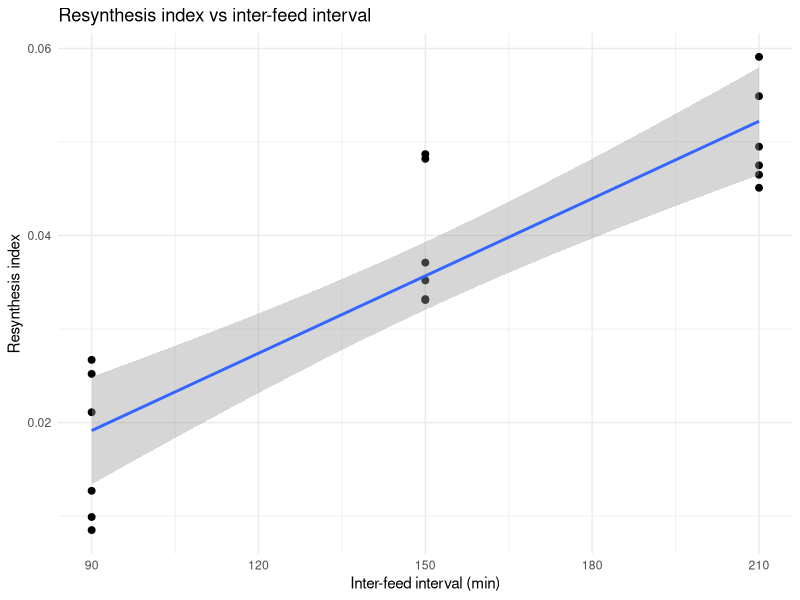

The R source for this figure:
# ============================================================
# Refeed-timing study: resynthesis index analysis
# One pre-refeed MPS value + one post-refeed MPS value per subject
# Groups defined by inter-feed interval (IFI): 90, 150, 210 min
# ============================================================

library(dplyr)
library(ggplot2)

# ============================================================
# 1. AUC HELPER FUNCTIONS (trapezoidal rule, self-contained)
# same logic as calculate_auc.R - included here so this script
# runs on its own
# ============================================================

trap_auc <- function(t1, t2, c1, c2) (c1 + c2) / 2 * (t2 - t1)

window_auc <- function(time, conc, t_start, t_end, baseline = NULL) {
  keep <- time >= t_start & time <= t_end
  t <- time[keep]; c <- conc[keep]
  ord <- order(t); t <- t[ord]; c <- c[ord]
  
  if (length(t) == 0 || min(t) > t_start) {
    c_start <- approx(time, conc, xout = t_start)$y
    t <- c(t_start, t); c <- c(c_start, c)
  }
  if (max(t) < t_end) {
    c_end <- approx(time, conc, xout = t_end)$y
    t <- c(t, t_end); c <- c(c, c_end)
  }
  
  total_auc <- sum(sapply(seq_len(length(t) - 1), function(i)
    trap_auc(t[i], t[i + 1], c[i], c[i + 1])))
  
  if (!is.null(baseline)) {
    iauc <- total_auc - baseline * (t_end - t_start)
    return(c(total_auc = total_auc, iauc = iauc))
  }
  c(total_auc = total_auc)
}

# ============================================================
# 2. SIMULATED EXAMPLE DATA
# ------------------------------------------------------------
# Replace with your real data. You'll likely build this from
# two sources:
#   (a) a per-subject summary table: subject, IFI, pre_MPS, post_MPS
#   (b) a long-format AA time series: subject, IFI, time, conc
#       from which you compute pre/post AA AUC using window_auc()
# ============================================================

set.seed(42)
n_per_group <- 6
IFI_levels <- c(90, 150, 210)
fixed_followup <- 150   # common post-refeed observation length (min)

# ---- (a) per-subject MPS summary ----
mps_df <- expand.grid(subj_in_group = 1:n_per_group, IFI = IFI_levels) %>%
  mutate(
    subject = paste0("S", IFI, "_", subj_in_group),
    baseline_MPS = round(rnorm(n(), 0.035, 0.004), 4),
    # pre-refeed MPS decays toward baseline the longer you wait
    pre_MPS = round(baseline_MPS + 0.05 * exp(-IFI / 80) + rnorm(n(), 0, 0.004), 4),
    # post-refeed resynthesis recovers more fully the longer the wait
    post_MPS = round(baseline_MPS + 0.06 * (1 - exp(-IFI / 100)) + rnorm(n(), 0, 0.005), 4)
  )

# resynthesis index: increase attributable to the refeed itself
# (use pre_MPS as the reference point - "how much did MPS jump
# from wherever it had already declined to")
mps_df <- mps_df %>%
  mutate(resynthesis_index = post_MPS - pre_MPS,
         # alternative definition if your question is instead
         # "did MPS get restimulated back to a fully-fed level":
         resynthesis_vs_baseline = post_MPS - baseline_MPS) # use this one!

# ---- (b) simulated AA time series per subject ----
aa_list <- lapply(seq_len(nrow(mps_df)), function(i) {
  ifi <- mps_df$IFI[i]
  end_time <- ifi + fixed_followup
  t <- seq(0, end_time, by = 30)
  
  # simple two-bolus kinetic shape: rise/decay after t=0, then
  # a second rise/decay after the refeed at t = ifi
  base <- 1800
  peak1 <- 3200
  peak2 <- 3000
  conc <- base +
    (peak1 - base) * exp(-((t - 45)^2) / (2 * 40^2)) +
    (peak2 - base) * exp(-((t - (ifi + 45))^2) / (2 * 40^2)) +
    rnorm(length(t), 0, 40)
  
  data.frame(subject = mps_df$subject[i], IFI = ifi, time = t, conc = round(conc, 1))
})
aa_df <- bind_rows(aa_list)

# ---- compute pre- and post-refeed AA AUC per subject ----
auc_summary <- aa_df %>%
  group_by(subject, IFI) %>%
  group_modify(~ {
    baseline_val <- .x$conc[.x$time == 0][1]
    pre  <- window_auc(.x$time, .x$conc, 0, unique(.y$IFI), baseline = baseline_val)
    post <- window_auc(.x$time, .x$conc, unique(.y$IFI), unique(.y$IFI) + fixed_followup,
                       baseline = baseline_val)
    tibble::tibble(
      pre_AA_AUC  = pre["total_auc"],
      pre_AA_iAUC = pre["iauc"],
      post_AA_AUC = post["total_auc"],
      post_AA_iAUC = post["iauc"],
      AA_at_refeed = approx(.x$time, .x$conc, xout = unique(.y$IFI))$y
    )
  }) %>%
  ungroup()

# ---- merge MPS and AA summaries into one analysis-ready table ----
df <- left_join(mps_df, auc_summary, by = c("subject", "IFI"))

# ============================================================
# 3. VISUAL CHECK FIRST - look before you model
# ============================================================

ggplot(df, aes(x = IFI, y = resynthesis_index)) +
  geom_point(size = 2) +
  geom_smooth(method = "lm", se = TRUE) +
  labs(x = "Inter-feed interval (min)", y = "Resynthesis index",
       title = "Resynthesis index vs inter-feed interval") +
  theme_minimal()
# check this plot for a plateau shape before committing to a
# straight-line model - a curved pattern would suggest trying
# a log(IFI) or asymptotic term instead of raw IFI

# ============================================================
# 4. PRIMARY ANALYSIS: does resynthesis scale with IFI?
# ============================================================

# ---- continuous IFI as the primary test (more power than 3-group ANOVA) ----
m_ifi <- lm(resynthesis_index ~ IFI, data = df)
summary(m_ifi)
confint(m_ifi)

# ---- categorical sensitivity check, in case the relationship isn't linear ----
df$IFI_factor <- factor(df$IFI)
summary(aov(resynthesis_index ~ IFI_factor, data = df))
kruskal.test(resynthesis_index ~ IFI_factor, data = df)   # non-parametric alternative

# ============================================================
# 5. LINKING PLASMA AA TO THE RESYNTHESIS INDEX
# ============================================================

# ---- (i) did AA clear back toward baseline before the refeed? ----
cor.test(df$AA_at_refeed, df$resynthesis_index, method = "pearson")
cor.test(df$AA_at_refeed, df$resynthesis_index, method = "spearman")

# ---- (ii) does post-refeed AA exposure track the post-refeed MPS response? ----
cor.test(df$post_AA_iAUC, df$resynthesis_index, method = "pearson")
cor.test(df$post_AA_iAUC, df$resynthesis_index, method = "spearman")

# ---- (optional) does AA explain resynthesis beyond IFI alone? ----
# with n=15-24 total, this 2-predictor model is at the edge of what's
# reasonable - treat as exploratory, not confirmatory
m_combined <- lm(resynthesis_index ~ IFI + AA_at_refeed, data = df)
summary(m_combined)

# ============================================================
# 6. OPTIONAL EXTENSION: if you split pre-refeed MPS into
# multiple sub-windows instead of one summary value, use this
# block to look at the pre-refeed decline trajectory and its
# association with AA decline, within-subject
# ============================================================

# library(rmcorr)
# library(lmerTest)
#
# Expected long-format columns: subject, IFI, window, MPS_window, AA_window_AUC
#
# rmcorr(participant = subject, measure1 = AA_window_AUC, measure2 = MPS_window,
#        dataset = pre_refeed_long_df)
#
# lmer(MPS_window ~ AA_window_AUC + IFI + (1 | subject), data = pre_refeed_long_df)
